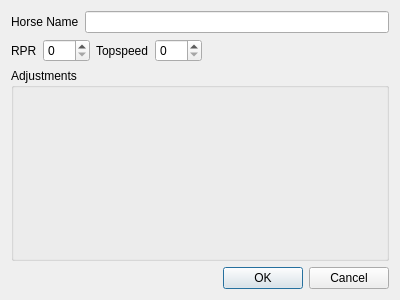
<?xml version="1.0" encoding="UTF-8"?>
<ui version="4.0">
 <class>editHorseDlg</class>
 <widget class="QDialog" name="editHorseDlg">
  <property name="geometry">
   <rect>
    <x>0</x>
    <y>0</y>
    <width>400</width>
    <height>300</height>
   </rect>
  </property>
  <property name="windowTitle">
   <string>Edit Horse Details</string>
  </property>
  <layout class="QVBoxLayout" name="verticalLayout_3">
   <item>
    <layout class="QVBoxLayout" name="verticalLayout">
     <item>
      <layout class="QHBoxLayout" name="horizontalLayout_2">
       <item>
        <widget class="QLabel" name="label">
         <property name="text">
          <string>Horse Name</string>
         </property>
         <property name="buddy">
          <cstring>horseEdit</cstring>
         </property>
        </widget>
       </item>
       <item>
        <widget class="QLineEdit" name="horseEdit"/>
       </item>
      </layout>
     </item>
     <item>
      <layout class="QHBoxLayout" name="horizontalLayout_3">
       <item>
        <layout class="QHBoxLayout" name="horizontalLayout">
         <item>
          <widget class="QLabel" name="label_2">
           <property name="text">
            <string>RPR</string>
           </property>
           <property name="buddy">
            <cstring>rprSpinBox</cstring>
           </property>
          </widget>
         </item>
         <item>
          <widget class="QSpinBox" name="rprSpinBox">
           <property name="maximum">
            <number>200</number>
           </property>
          </widget>
         </item>
         <item>
          <widget class="QLabel" name="label_3">
           <property name="text">
            <string>Topspeed</string>
           </property>
           <property name="buddy">
            <cstring>tsSpinBox</cstring>
           </property>
          </widget>
         </item>
         <item>
          <widget class="QSpinBox" name="tsSpinBox">
           <property name="maximum">
            <number>200</number>
           </property>
          </widget>
         </item>
        </layout>
       </item>
       <item>
        <spacer name="horizontalSpacer">
         <property name="orientation">
          <enum>Qt::Horizontal</enum>
         </property>
         <property name="sizeHint" stdset="0">
          <size>
           <width>40</width>
           <height>20</height>
          </size>
         </property>
        </spacer>
       </item>
      </layout>
     </item>
    </layout>
   </item>
   <item>
    <widget class="QGroupBox" name="groupBox">
     <property name="title">
      <string>Adjustments</string>
     </property>
     <layout class="QVBoxLayout" name="verticalLayout_2">
      <item>
       <layout class="QGridLayout" name="adjustGridLayout"/>
      </item>
     </layout>
    </widget>
   </item>
   <item>
    <widget class="QDialogButtonBox" name="buttonBox">
     <property name="orientation">
      <enum>Qt::Horizontal</enum>
     </property>
     <property name="standardButtons">
      <set>QDialogButtonBox::Cancel|QDialogButtonBox::Ok</set>
     </property>
    </widget>
   </item>
  </layout>
 </widget>
 <resources/>
 <connections>
  <connection>
   <sender>buttonBox</sender>
   <signal>accepted()</signal>
   <receiver>editHorseDlg</receiver>
   <slot>accept()</slot>
   <hints>
    <hint type="sourcelabel">
     <x>248</x>
     <y>254</y>
    </hint>
    <hint type="destinationlabel">
     <x>157</x>
     <y>274</y>
    </hint>
   </hints>
  </connection>
  <connection>
   <sender>buttonBox</sender>
   <signal>rejected()</signal>
   <receiver>editHorseDlg</receiver>
   <slot>reject()</slot>
   <hints>
    <hint type="sourcelabel">
     <x>316</x>
     <y>260</y>
    </hint>
    <hint type="destinationlabel">
     <x>286</x>
     <y>274</y>
    </hint>
   </hints>
  </connection>
 </connections>
</ui>
